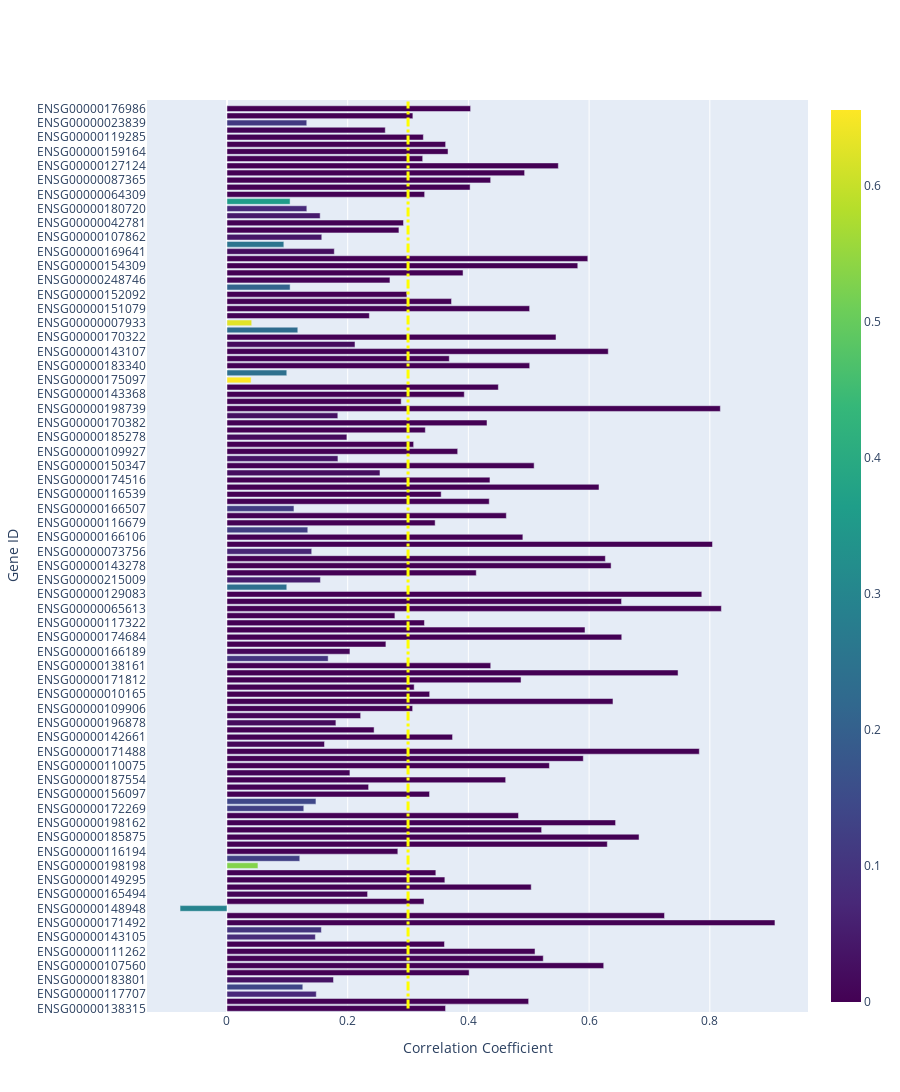

The notebook cell saved with this chart:
### Code cell
gene_names = list(gene_data_dict.keys())
# Create the bar chart
fig = go.Figure(go.Bar(
    x=list(correlation_list4.values()),
    y=gene_names,
    orientation='h',  # Horizontal bar chart
    marker=dict(color=list(p_value_list4.values()), coloraxis="coloraxis")  # Color based on the correlation factor
))
fig.add_shape(
    type="line",
    x0=0.3, y0=0, x1=0.3, y1=len(gene_names),
    line=dict(color="yellow", width=3, dash="dashdot"),
)


# Update layout for better visualization
fig.update_layout(
    xaxis_title="Correlation Coefficient",
    yaxis_title="Gene ID",
    coloraxis=dict(colorscale='Viridis'),  # Red for higher, blue for lower values
    height=1200  # Adjust height based on the number of genes to avoid squeezing
)

fig.show()
# fig.write_image('jsd_ens_diff_cc_bar.pdf')
